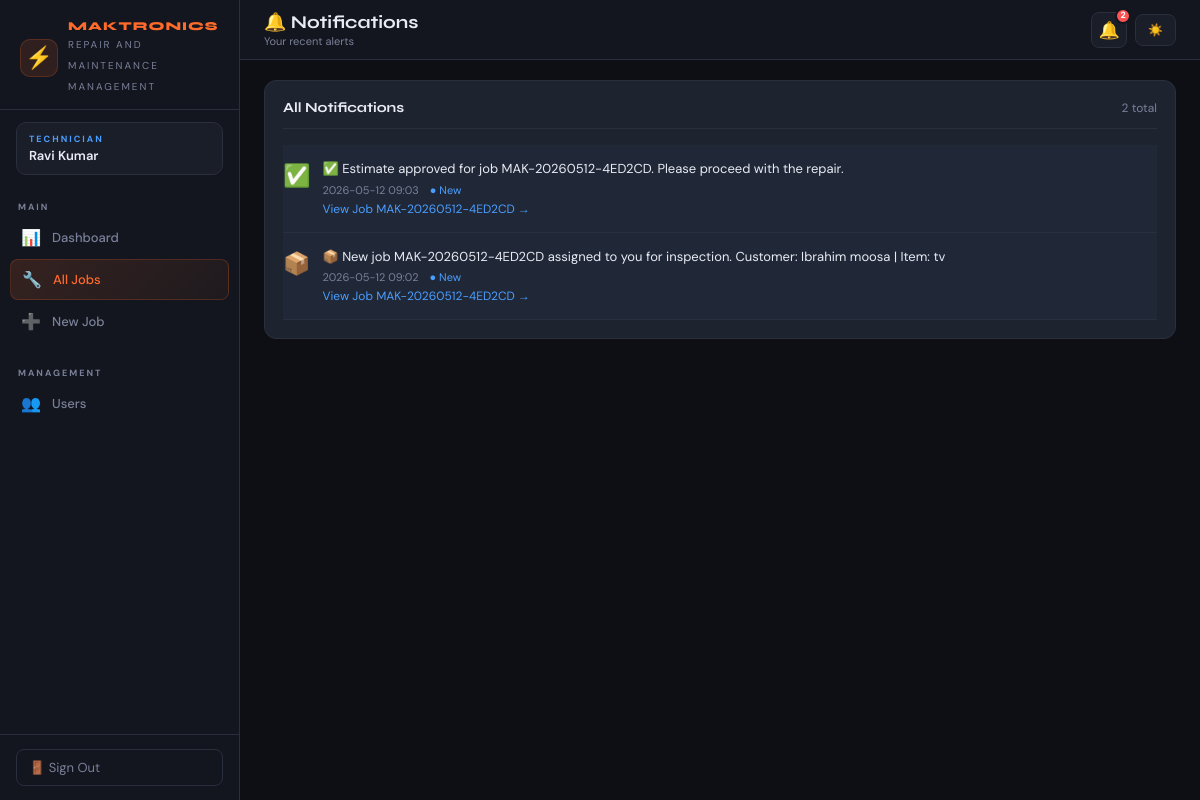
The app's page /notifications (signed in) with its own data.
### tables this page shows
CREATE TABLE notifications (
                id INTEGER PRIMARY KEY AUTOINCREMENT,
                recipient_id INTEGER NOT NULL,
                job_id TEXT NOT NULL,
                message TEXT NOT NULL,
                is_read INTEGER DEFAULT 0,
                created_at TIMESTAMP DEFAULT CURRENT_TIMESTAMP,
                FOREIGN KEY(recipient_id) REFERENCES users(id)
            );

### app.py (the view)
@app.route('/notifications')
@login_required
def notifications():
    db = get_db()
    user_id = session['user_id']
    notifs = db.execute(
        "SELECT * FROM notifications WHERE recipient_id=? ORDER BY created_at DESC LIMIT 50",
        (user_id,)
    ).fetchall()
    db.execute("UPDATE notifications SET is_read=1 WHERE recipient_id=?", (user_id,))
    db.commit()
    return render_template('shared/notifications.html', notifications=notifs)

### app.py (called while the page is built)
@app.context_processor
def inject_globals():
    def _has_perm(perm):
        if not session.get('user_id'):
            return False
        if session.get('role') == 'admin':
            return True
        db = get_db()
        user = db.execute("SELECT permissions FROM users WHERE id=?", (session['user_id'],)).fetchone()
        if not user:
            return False
        try:
            return json.loads(user['permissions'] or '{}').get(perm, False)
        except Exception:
            return False
    def _unread_count():
        if not session.get('user_id'):
            return 0
        db = get_db()
        row = db.execute(
            "SELECT COUNT(*) FROM notifications WHERE recipient_id=? AND is_read=0",
            (session['user_id'],)
        ).fetchone()
        return row[0] if row else 0
    return dict(has_perm=_has_perm, unread_notif_count=_unread_count)

def get_db():
    conn = sqlite3.connect(DB_PATH)
    conn.row_factory = sqlite3.Row
    return conn

def login_required(f):
    @wraps(f)
    def decorated(*args, **kwargs):
        if 'user_id' not in session:
            return redirect(url_for('login'))
        return f(*args, **kwargs)
    return decorated

### templates/shared/notifications.html (shortened to what this page needs)
{% extends 'shared/base.html' %}
{% block page_title %}🔔 Notifications{% endblock %}
{% block page_sub %}Your recent alerts{% endblock %}
{% block nav %}
<div class="nav-section">
  <div class="nav-label">Main</div>
  <a href="/admin" class="nav-item"><span class="icon">📊</span> Dashboard</a>
  <a href="/admin/jobs" class="nav-item active"><span class="icon">🔧</span> All Jobs</a>
  <a href="/admin/jobs/new" class="nav-item"><span class="icon">➕</span> New Job</a>
</div>
<div class="nav-section">
  <div class="nav-label">Management</div>
  <a href="/admin/users" class="nav-item"><span class="icon">👥</span> Users</a>
</div>
{% endblock %}
{% block content %}
<div class="card">
  <div class="card-header">
    <span class="card-title">All Notifications</span>
    <span id="live-notif-count" style="font-size:12px;color:var(--muted)">
      {% if notifications %}{{ notifications|length }} total{% endif %}
    </span>
  </div>
  <div id="live-notif-list" style="display:flex;flex-direction:column;gap:0">
    {% if notifications %}
      {% for notif in notifications %}
      <div style="
        padding: 14px 0;
        border-bottom: 1px solid var(--border);
        display: flex;
        gap: 12px;
        align-items: flex-start;
        {% if not notif.is_read %}background:rgba(74,158,255,0.04);{% endif %}
      ">
        <div style="font-size:22px;flex-shrink:0;margin-top:2px">
          {% if '❌' in notif.message %}❌
          {% elif '✅' in notif.message %}✅
          {% elif '📄' in notif.message %}📄
          {% elif '🚫' in notif.message %}🚫
          {% elif '🔧' in notif.message %}🔧
          {% elif '💰' in notif.message %}💰
          {% elif '📦' in notif.message %}📦
          {% elif '📋' in notif.message %}📋
          {% else %}🔔{% endif %}
        </div>
        <div style="flex:1">
          <div style="font-size:13px;color:var(--text);line-height:1.5">{{ notif.message }}</div>
          <div style="font-size:11px;color:var(--muted);margin-top:4px">
            {{ notif.created_at[:16] }}
            {% if not notif.is_read %}<span style="color:var(--blue);margin-left:8px">● New</span>{% endif %}
          </div>
          <a href="{% if session.role == 'admin' %}/admin/jobs/{{ notif.job_id }}{% else %}/tech/jobs/{{ notif.job_id }}{% endif %}"
             style="font-size:12px;color:var(--blue);text-decoration:none;margin-top:4px;display:inline-block">
            View Job {{ notif.job_id }} →
          </a>
        </div>
      </div>
      {% endfor %}
    {% else %}
    <div id="live-notif-empty" style="text-align:center;padding:40px 20px;color:var(--muted)">
      <div style="font-size:40px;margin-bottom:12px">🔔</div>
      <div style="font-size:14px">No notifications yet</div>
    </div>
    {% endif %}
  </div>
</div>
{% endblock %}

### records on screen
notifications: message "✅ Estimate approved for job MAK-20260512-4ED2CD. Please proceed with the repair.", created_at "2026-05-12 09:03", is_read "● New", job_id "MAK-20260512-4ED2CD"
notifications: message "📦 New job MAK-20260512-4ED2CD assigned to you for inspection. Customer: Ibrahim moosa | Item: tv", created_at "2026-05-12 09:02", is_read "● New", job_id "MAK-20260512-4ED2CD"

### other values on screen
{{ session.role }} "TECHNICIAN"
{{ session.name }} "Ravi Kumar"
{{ uc if uc < 100 else '99+' }} "2"
{{ notifications|length }} "2"
